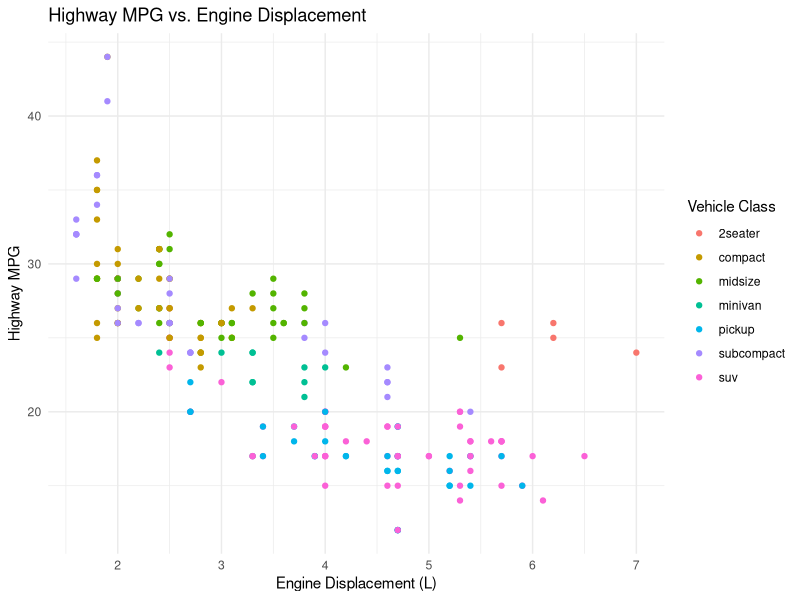

Recreate this plot in R.
library(ggplot2)
library(dplyr)

p1 <- ggplot(mpg, aes(x = displ, y = hwy, color = class)) +
    geom_point() +
    labs(title = "Highway MPG vs. Engine Displacement",
         x = "Engine Displacement (L)",
         y = "Highway MPG",
         color = "Vehicle Class") +
    theme_minimal()

ggsave(
  filename = "plots/mpg_scatter.png",
  plot = p1,
  width = 10,
  height = 7,
  dpi = 300
)
